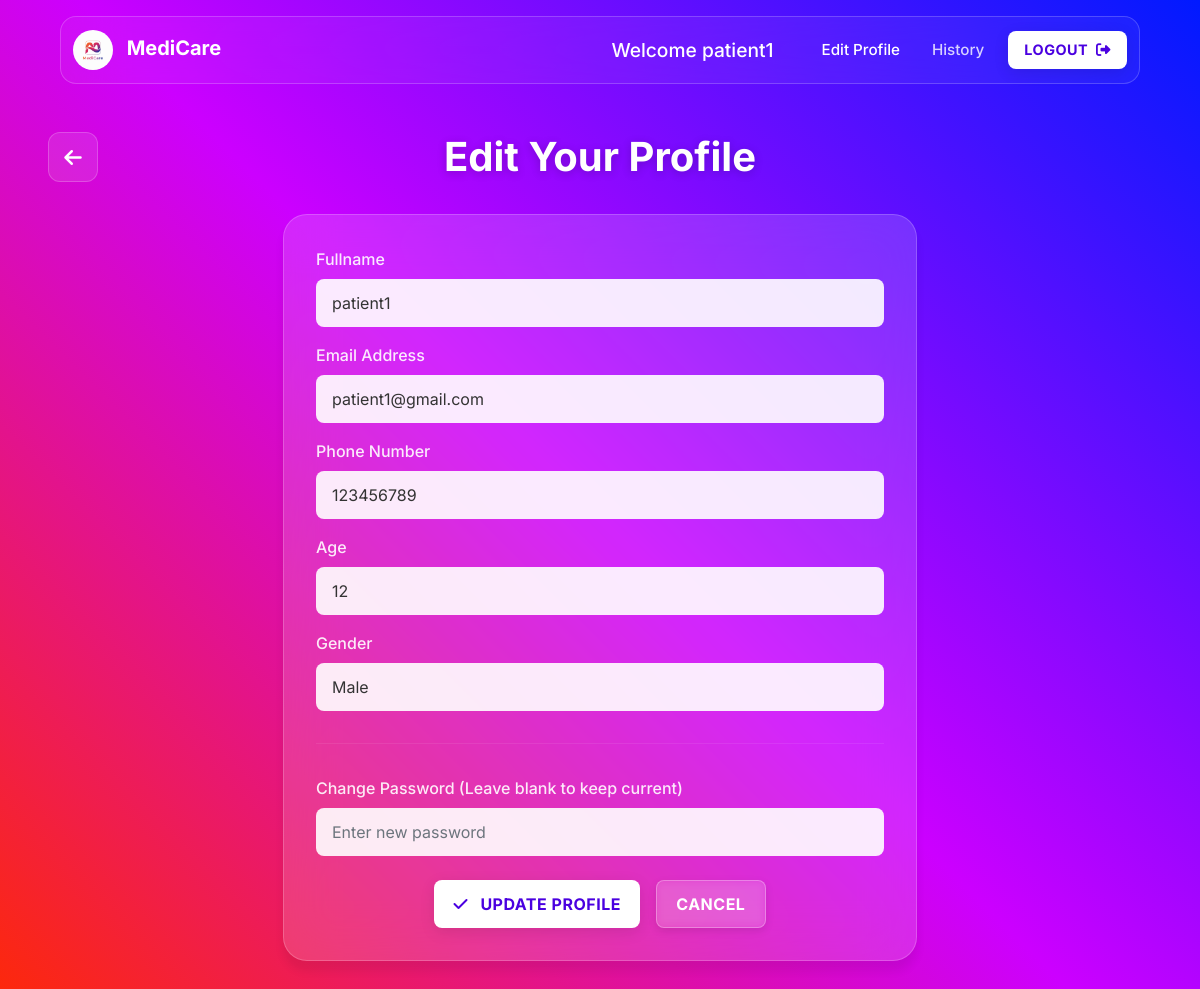
Before: /edit_profile (signed in) with the older database file.
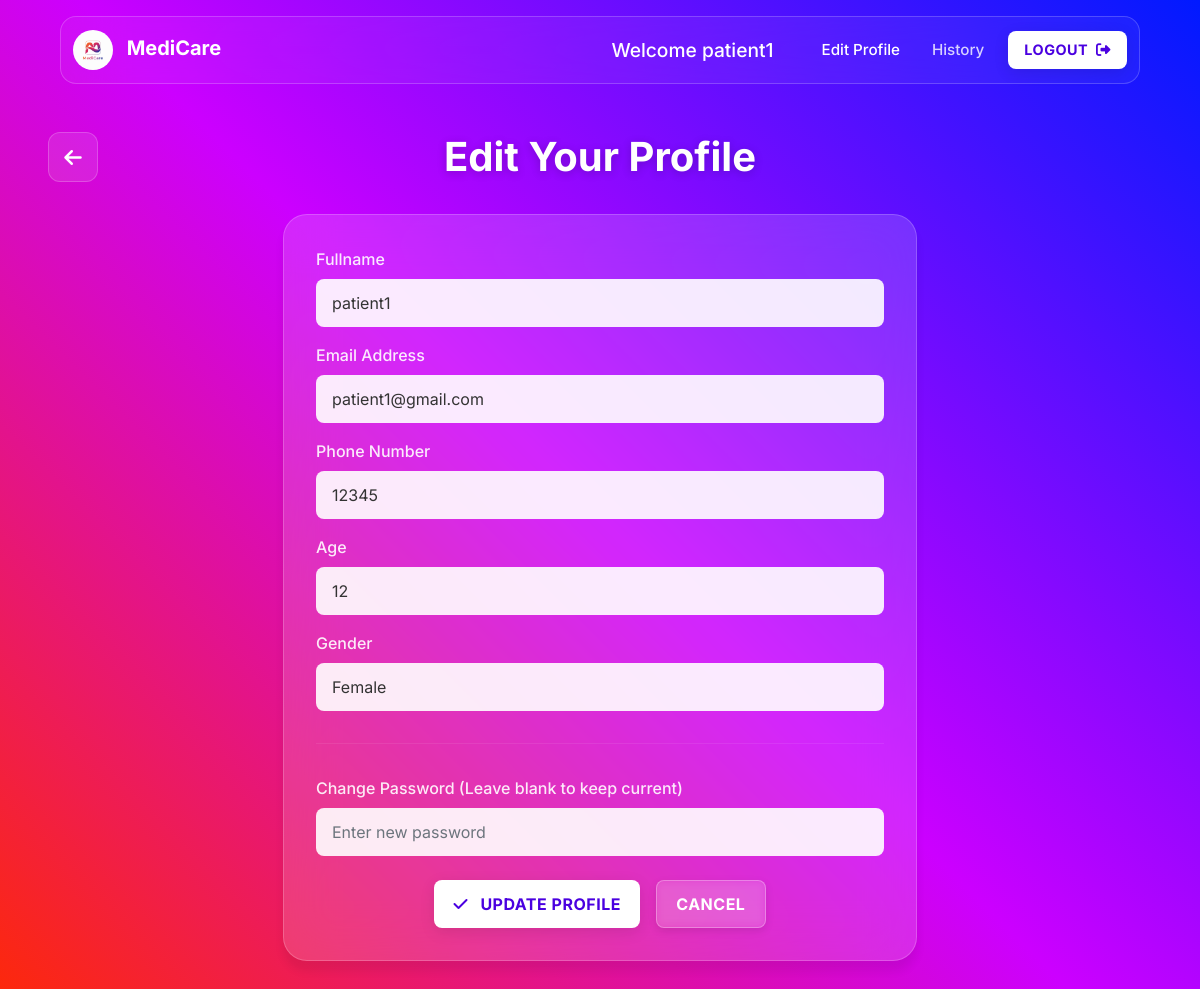
After: the same page with the newer database file.
### application/models.py (models this page shows)
class Patient(db.Model):
    __tablename__ = 'patient'
    id = db.Column(db.Integer(),primary_key = True)
    blocked = db.Column(db.Boolean(), default=False, nullable=False)
    user_id = db.Column(db.Integer(), db.ForeignKey('user.id', ondelete="CASCADE"), nullable=False)
    name = db.Column(db.String(), nullable=False)
    age = db.Column(db.Integer(), nullable=False)
    gender = db.Column(db.String(), nullable=False)
    phone = db.Column(db.String(), nullable=False)
    email = db.Column(db.String(), nullable=False)
    appointment = db.relationship('Appointment', backref='patient', cascade="all, delete-orphan")

### application/controllers.py (the view, shortened to what this page needs)
@app.route("/edit_profile", methods=['GET', 'POST'])
def edit_profile():
    user_id = session.get("user_id")
    if not user_id:
        return redirect("/login")  # if not logged in
    this_user = User.query.get(user_id)
    patient = Patient.query.filter_by(user_id=user_id).first()
    return render_template("patient_edit_profile.html", patient=patient, this_user=this_user)

### templates/patient_edit_profile.html (shortened to what the changed rows need)
<!DOCTYPE html>
<html lang="en">
<head>
    <link href="https://cdn.jsdelivr.net/npm/bootstrap@5.3.2/dist/css/bootstrap.min.css" rel="stylesheet">
</head>
<body class="landing-page">
    <main class="container-fluid p-4 p-md-5">
        <div class="admin-header-bar">
            <h1 class="admin-title">Edit Your Profile</h1>
        </div>
        <div class="row justify-content-center">
            <div class="col-lg-7 col-md-9">
                <div class="glass-card content-card">
                    <form action="/edit_profile" method="POST">
                        <div class="mb-3">
                            <label for="patientFullname" class="form-label-admin">Fullname</label>
                            <input type="text" class="form-control form-control-admin" id="patientFullname"
                                value="{{ patient.name }}" required name="name">
                        </div>
                        <div class="mb-3">
                            <label for="patientEmail" class="form-label-admin">Email Address</label>
                            <input type="email" class="form-control form-control-admin" id="patientEmail"
                                value="{{ patient.email }}" required name="email">
                        </div>
                        <div class="mb-3">
                            <label for="patientPhone" class="form-label-admin">Phone Number</label>
                            <input type="tel" class="form-control form-control-admin" id="patientPhone"
                                value="{{ patient.phone }}" name="phone">
                        </div>
                        <div class="mb-3">
                            <label class="form-label-admin">Age</label>
                            <input type="number" min="1" class="form-control form-control-admin" name="age"
                                value="{{ patient.age }}" required>
                        </div>
                        <div class="mb-3">
                            <label class="form-label-admin">Gender</label>
                            <select class="form-control form-control-admin" name="gender" required>
                                <option value="Male" {% if patient.gender=='Male' %}selected{% endif %}>Male</option>
                                <option value="Female" {% if patient.gender=='Female' %}selected{% endif %}>Female
                                </option>
                            </select>
                        </div>
                    </form>
                </div>
            </div>
        </div>
    </main>
</body>
</html>

Changed rows visible on the page:
changed Patient "patient1": phone "123456789" → "12345"; gender "Male" → "Female"
